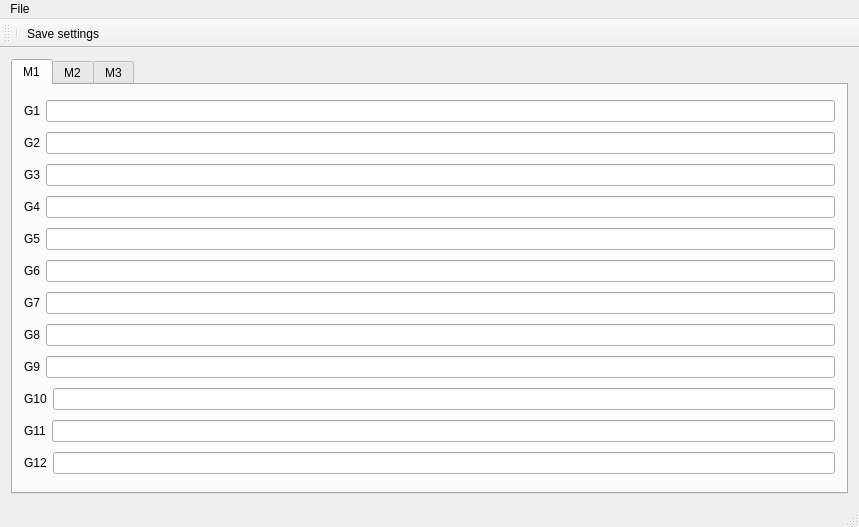
<?xml version="1.0" encoding="UTF-8"?>
<ui version="4.0">
 <class>g19daemon</class>
 <widget class="QMainWindow" name="g19daemon">
  <property name="geometry">
   <rect>
    <x>0</x>
    <y>0</y>
    <width>859</width>
    <height>527</height>
   </rect>
  </property>
  <property name="windowTitle">
   <string>Logitech G19 Daemon Config</string>
  </property>
  <widget class="QWidget" name="centralWidget">
   <layout class="QHBoxLayout" name="horizontalLayout">
    <item>
     <widget class="QTabWidget" name="mKeyTabWidget">
      <property name="currentIndex">
       <number>0</number>
      </property>
      <widget class="QWidget" name="M1">
       <property name="accessibleName">
        <string>m1</string>
       </property>
       <attribute name="title">
        <string>M1</string>
       </attribute>
       <layout class="QVBoxLayout" name="verticalLayout_3">
        <item>
         <layout class="QHBoxLayout" name="horizontalLayout_2">
          <item>
           <widget class="QLabel" name="label">
            <property name="text">
             <string>G1</string>
            </property>
           </widget>
          </item>
          <item>
           <widget class="QLineEdit" name="m1_G1"/>
          </item>
         </layout>
        </item>
        <item>
         <layout class="QHBoxLayout" name="horizontalLayout_3">
          <item>
           <widget class="QLabel" name="label_2">
            <property name="text">
             <string>G2</string>
            </property>
           </widget>
          </item>
          <item>
           <widget class="QLineEdit" name="m1_G2"/>
          </item>
         </layout>
        </item>
        <item>
         <layout class="QHBoxLayout" name="horizontalLayout_5">
          <item>
           <widget class="QLabel" name="label_4">
            <property name="text">
             <string>G3</string>
            </property>
           </widget>
          </item>
          <item>
           <widget class="QLineEdit" name="m1_G3"/>
          </item>
         </layout>
        </item>
        <item>
         <layout class="QHBoxLayout" name="horizontalLayout_4">
          <item>
           <widget class="QLabel" name="label_3">
            <property name="text">
             <string>G4</string>
            </property>
           </widget>
          </item>
          <item>
           <widget class="QLineEdit" name="m1_G4"/>
          </item>
         </layout>
        </item>
        <item>
         <layout class="QHBoxLayout" name="horizontalLayout_6">
          <item>
           <widget class="QLabel" name="label_5">
            <property name="text">
             <string>G5</string>
            </property>
           </widget>
          </item>
          <item>
           <widget class="QLineEdit" name="m1_G5"/>
          </item>
         </layout>
        </item>
        <item>
         <layout class="QHBoxLayout" name="horizontalLayout_7">
          <item>
           <widget class="QLabel" name="label_6">
            <property name="text">
             <string>G6</string>
            </property>
           </widget>
          </item>
          <item>
           <widget class="QLineEdit" name="m1_G6"/>
          </item>
         </layout>
        </item>
        <item>
         <layout class="QHBoxLayout" name="horizontalLayout_8">
          <item>
           <widget class="QLabel" name="label_7">
            <property name="text">
             <string>G7</string>
            </property>
           </widget>
          </item>
          <item>
           <widget class="QLineEdit" name="m1_G7"/>
          </item>
         </layout>
        </item>
        <item>
         <layout class="QHBoxLayout" name="horizontalLayout_9">
          <item>
           <widget class="QLabel" name="label_8">
            <property name="text">
             <string>G8</string>
            </property>
           </widget>
          </item>
          <item>
           <widget class="QLineEdit" name="m1_G8"/>
          </item>
         </layout>
        </item>
        <item>
         <layout class="QHBoxLayout" name="horizontalLayout_10">
          <item>
           <widget class="QLabel" name="label_9">
            <property name="text">
             <string>G9</string>
            </property>
           </widget>
          </item>
          <item>
           <widget class="QLineEdit" name="m1_G9"/>
          </item>
         </layout>
        </item>
        <item>
         <layout class="QHBoxLayout" name="horizontalLayout_11">
          <item>
           <widget class="QLabel" name="label_10">
            <property name="text">
             <string>G10</string>
            </property>
           </widget>
          </item>
          <item>
           <widget class="QLineEdit" name="m1_G10"/>
          </item>
         </layout>
        </item>
        <item>
         <layout class="QHBoxLayout" name="horizontalLayout_12">
          <item>
           <widget class="QLabel" name="label_11">
            <property name="text">
             <string>G11</string>
            </property>
           </widget>
          </item>
          <item>
           <widget class="QLineEdit" name="m1_G11"/>
          </item>
         </layout>
        </item>
        <item>
         <layout class="QHBoxLayout" name="horizontalLayout_13">
          <item>
           <widget class="QLabel" name="label_12">
            <property name="text">
             <string>G12</string>
            </property>
           </widget>
          </item>
          <item>
           <widget class="QLineEdit" name="m1_G12"/>
          </item>
         </layout>
        </item>
       </layout>
      </widget>
      <widget class="QWidget" name="M2">
       <property name="accessibleName">
        <string>m2</string>
       </property>
       <attribute name="title">
        <string>M2</string>
       </attribute>
       <layout class="QVBoxLayout" name="verticalLayout_2">
        <item>
         <layout class="QHBoxLayout" name="horizontalLayout_14">
          <item>
           <widget class="QLabel" name="label_13">
            <property name="text">
             <string>G1</string>
            </property>
           </widget>
          </item>
          <item>
           <widget class="QLineEdit" name="m2_G1"/>
          </item>
         </layout>
        </item>
        <item>
         <layout class="QHBoxLayout" name="horizontalLayout_15">
          <item>
           <widget class="QLabel" name="label_14">
            <property name="text">
             <string>G2</string>
            </property>
           </widget>
          </item>
          <item>
           <widget class="QLineEdit" name="m2_G2"/>
          </item>
         </layout>
        </item>
        <item>
         <layout class="QHBoxLayout" name="horizontalLayout_16">
          <item>
           <widget class="QLabel" name="label_15">
            <property name="text">
             <string>G3</string>
            </property>
           </widget>
          </item>
          <item>
           <widget class="QLineEdit" name="m2_G3"/>
          </item>
         </layout>
        </item>
        <item>
         <layout class="QHBoxLayout" name="horizontalLayout_17">
          <item>
           <widget class="QLabel" name="label_16">
            <property name="text">
             <string>G4</string>
            </property>
           </widget>
          </item>
          <item>
           <widget class="QLineEdit" name="m2_G4"/>
          </item>
         </layout>
        </item>
        <item>
         <layout class="QHBoxLayout" name="horizontalLayout_18">
          <item>
           <widget class="QLabel" name="label_17">
            <property name="text">
             <string>G5</string>
            </property>
           </widget>
          </item>
          <item>
           <widget class="QLineEdit" name="m2_G5"/>
          </item>
         </layout>
        </item>
        <item>
         <layout class="QHBoxLayout" name="horizontalLayout_19">
          <item>
           <widget class="QLabel" name="label_18">
            <property name="text">
             <string>G6</string>
            </property>
           </widget>
          </item>
          <item>
           <widget class="QLineEdit" name="m2_G6"/>
          </item>
         </layout>
        </item>
        <item>
         <layout class="QHBoxLayout" name="horizontalLayout_20">
          <item>
           <widget class="QLabel" name="label_19">
            <property name="text">
             <string>G7</string>
            </property>
           </widget>
          </item>
          <item>
           <widget class="QLineEdit" name="m2_G7"/>
          </item>
         </layout>
        </item>
        <item>
         <layout class="QHBoxLayout" name="horizontalLayout_21">
          <item>
           <widget class="QLabel" name="label_20">
            <property name="text">
             <string>G8</string>
            </property>
           </widget>
          </item>
          <item>
           <widget class="QLineEdit" name="m2_G8"/>
          </item>
         </layout>
        </item>
        <item>
         <layout class="QHBoxLayout" name="horizontalLayout_22">
          <item>
           <widget class="QLabel" name="label_21">
            <property name="text">
             <string>G9</string>
            </property>
           </widget>
          </item>
          <item>
           <widget class="QLineEdit" name="m2_G9"/>
          </item>
         </layout>
        </item>
        <item>
         <layout class="QHBoxLayout" name="horizontalLayout_23">
          <item>
           <widget class="QLabel" name="label_22">
            <property name="text">
             <string>G10</string>
            </property>
           </widget>
          </item>
          <item>
           <widget class="QLineEdit" name="m2_G10"/>
          </item>
         </layout>
        </item>
        <item>
         <layout class="QHBoxLayout" name="horizontalLayout_24">
          <item>
           <widget class="QLabel" name="label_23">
            <property name="text">
             <string>G11</string>
            </property>
           </widget>
          </item>
          <item>
           <widget class="QLineEdit" name="m2_G11"/>
          </item>
         </layout>
        </item>
        <item>
         <layout class="QHBoxLayout" name="horizontalLayout_25">
          <item>
           <widget class="QLabel" name="label_24">
            <property name="text">
             <string>G12</string>
            </property>
           </widget>
          </item>
          <item>
           <widget class="QLineEdit" name="m2_G12"/>
          </item>
         </layout>
        </item>
       </layout>
      </widget>
      <widget class="QWidget" name="M3">
       <property name="accessibleName">
        <string>m3</string>
       </property>
       <attribute name="title">
        <string>M3</string>
       </attribute>
       <layout class="QVBoxLayout" name="verticalLayout">
        <item>
         <layout class="QHBoxLayout" name="horizontalLayout_26">
          <item>
           <widget class="QLabel" name="label_25">
            <property name="text">
             <string>G1</string>
            </property>
           </widget>
          </item>
          <item>
           <widget class="QLineEdit" name="m3_G1"/>
          </item>
         </layout>
        </item>
        <item>
         <layout class="QHBoxLayout" name="horizontalLayout_27">
          <item>
           <widget class="QLabel" name="label_26">
            <property name="text">
             <string>G2</string>
            </property>
           </widget>
          </item>
          <item>
           <widget class="QLineEdit" name="m3_G2"/>
          </item>
         </layout>
        </item>
        <item>
         <layout class="QHBoxLayout" name="horizontalLayout_28">
          <item>
           <widget class="QLabel" name="label_27">
            <property name="text">
             <string>G3</string>
            </property>
           </widget>
          </item>
          <item>
           <widget class="QLineEdit" name="m3_G3"/>
          </item>
         </layout>
        </item>
        <item>
         <layout class="QHBoxLayout" name="horizontalLayout_29">
          <item>
           <widget class="QLabel" name="label_28">
            <property name="text">
             <string>G4</string>
            </property>
           </widget>
          </item>
          <item>
           <widget class="QLineEdit" name="m3_G4"/>
          </item>
         </layout>
        </item>
        <item>
         <layout class="QHBoxLayout" name="horizontalLayout_30">
          <item>
           <widget class="QLabel" name="label_29">
            <property name="text">
             <string>G5</string>
            </property>
           </widget>
          </item>
          <item>
           <widget class="QLineEdit" name="m3_G5"/>
          </item>
         </layout>
        </item>
        <item>
         <layout class="QHBoxLayout" name="horizontalLayout_31">
          <item>
           <widget class="QLabel" name="label_30">
            <property name="text">
             <string>G6</string>
            </property>
           </widget>
          </item>
          <item>
           <widget class="QLineEdit" name="m3_G6"/>
          </item>
         </layout>
        </item>
        <item>
         <layout class="QHBoxLayout" name="horizontalLayout_32">
          <item>
           <widget class="QLabel" name="label_31">
            <property name="text">
             <string>G7</string>
            </property>
           </widget>
          </item>
          <item>
           <widget class="QLineEdit" name="m3_G7"/>
          </item>
         </layout>
        </item>
        <item>
         <layout class="QHBoxLayout" name="horizontalLayout_33">
          <item>
           <widget class="QLabel" name="label_32">
            <property name="text">
             <string>G8</string>
            </property>
           </widget>
          </item>
          <item>
           <widget class="QLineEdit" name="m3_G8"/>
          </item>
         </layout>
        </item>
        <item>
         <layout class="QHBoxLayout" name="horizontalLayout_34">
          <item>
           <widget class="QLabel" name="label_33">
            <property name="text">
             <string>G9</string>
            </property>
           </widget>
          </item>
          <item>
           <widget class="QLineEdit" name="m3_G9"/>
          </item>
         </layout>
        </item>
        <item>
         <layout class="QHBoxLayout" name="horizontalLayout_35">
          <item>
           <widget class="QLabel" name="label_34">
            <property name="text">
             <string>G10</string>
            </property>
           </widget>
          </item>
          <item>
           <widget class="QLineEdit" name="m3_G10"/>
          </item>
         </layout>
        </item>
        <item>
         <layout class="QHBoxLayout" name="horizontalLayout_36">
          <item>
           <widget class="QLabel" name="label_35">
            <property name="text">
             <string>G11</string>
            </property>
           </widget>
          </item>
          <item>
           <widget class="QLineEdit" name="m3_G11"/>
          </item>
         </layout>
        </item>
        <item>
         <layout class="QHBoxLayout" name="horizontalLayout_37">
          <item>
           <widget class="QLabel" name="label_36">
            <property name="text">
             <string>G12</string>
            </property>
           </widget>
          </item>
          <item>
           <widget class="QLineEdit" name="m3_G12"/>
          </item>
         </layout>
        </item>
       </layout>
      </widget>
     </widget>
    </item>
   </layout>
  </widget>
  <widget class="QMenuBar" name="menuBar">
   <property name="geometry">
    <rect>
     <x>0</x>
     <y>0</y>
     <width>859</width>
     <height>22</height>
    </rect>
   </property>
   <widget class="QMenu" name="menuFile">
    <property name="title">
     <string>File</string>
    </property>
    <addaction name="separator"/>
    <addaction name="actionSave_settings"/>
    <addaction name="actionExport_settings"/>
    <addaction name="actionImport_settings"/>
   </widget>
   <addaction name="menuFile"/>
  </widget>
  <widget class="QToolBar" name="mainToolBar">
   <attribute name="toolBarArea">
    <enum>TopToolBarArea</enum>
   </attribute>
   <attribute name="toolBarBreak">
    <bool>false</bool>
   </attribute>
   <addaction name="separator"/>
   <addaction name="actionSave_settings"/>
  </widget>
  <widget class="QStatusBar" name="statusBar"/>
  <action name="actionSave_settings">
   <property name="icon">
    <iconset theme="document-save">
     <normaloff>.</normaloff>.</iconset>
   </property>
   <property name="text">
    <string>Save settings</string>
   </property>
   <property name="shortcut">
    <string>Ctrl+S</string>
   </property>
  </action>
  <action name="actionExport_settings">
   <property name="text">
    <string>Export settings</string>
   </property>
  </action>
  <action name="actionImport_settings">
   <property name="text">
    <string>Import settings</string>
   </property>
  </action>
 </widget>
 <layoutdefault spacing="6" margin="11"/>
 <resources/>
 <connections/>
</ui>
